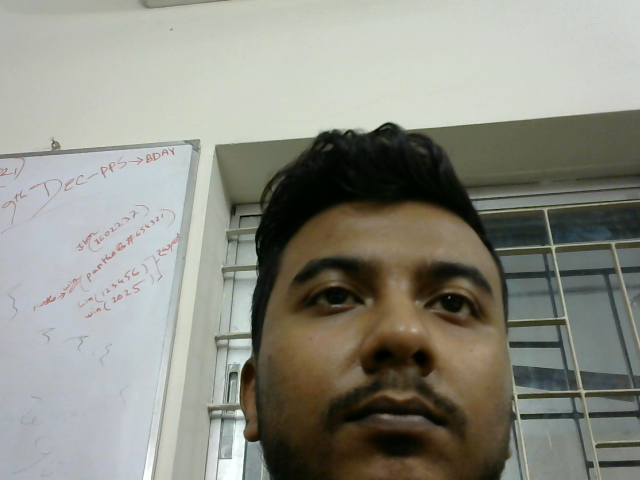
#> input picture API/VideoImage/image.jpg, 640 x 480 px, given in place of the camera
$ python eye_blink.py
#> lines starting #> are read from the running program, lines starting #| are printed output that depends on the picture; after the words box and inside, x2 and y2 are one past the last pixel; in counts of white or black regions, pixels touching at a corner belong together
import cv2

# initialize face and eye cascade xml of opencv library to detect face and eyes
face_cascade = cv2.CascadeClassifier(cv2.data.haarcascades + "haarcascade_frontalface_default.xml")
eyes_cascade = cv2.CascadeClassifier(cv2.data.haarcascades + "haarcascade_eye_tree_eyeglasses.xml")

# first_read = True

# Video Capturing by opening web-cam
cap = cv2.VideoCapture(0)
# to check for first instance of capturing it will return True and image
ret, image = cap.read()
#> image is the input picture: shape (480, 640, 3); mean B, G, R 131.8, 142, 141.2

while ret:
    # this will keep the web-cam running and capturing the image for every loop
    ret, image = cap.read()
    # Convert the recorded image to grayscale
    gray_scale = cv2.cvtColor(image, cv2.COLOR_BGR2GRAY)
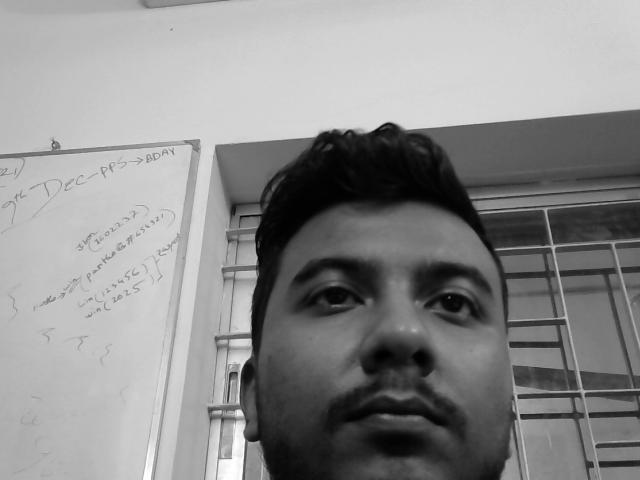
#> gray_scale: shape (480, 640); min 0, max 255, mean 140.6
    # Applying filters to remove impurities
    gray_scale = cv2.bilateralFilter(gray_scale, 5, 1, 1)
    # to detect face and eye
    faces = face_cascade.detectMultiScale(gray_scale, 1.3, 5, minSize=(200, 200))
#> faces = [[255, 183, 272, 272]]
    if len(faces) > 0:
        for (x, y, w, h) in faces:
            image = cv2.rectangle(image, (x, y), (x + w, y + h), (0, 255, 0), 2)
            # eye_face var will be i/p to eye classifier
            eye_face = gray_scale[y:y + h, x:x + w]
            # image
            eye_face_clr = image[y:y + h, x:x + w]
            # get the eyes
            eyes = eyes_cascade.detectMultiScale(eye_face, 1.3, 5, minSize=(50, 50))
            if len(eyes) >= 2:
                # if first_read:
                #     cv2.putText(image, "Eye's detected, press s to check blink", (70, 70), cv2.FONT_HERSHEY_SIMPLEX,
                #                 1, (0, 255, 0), 2)
                # else:
                cv2.putText(image, "Eye's Open", (70, 70), cv2.FONT_HERSHEY_SIMPLEX,
                                1, (255, 255, 255), 2)
            else:
                # if first_read:
                #     cv2.putText(image, "No Eye's detected", (70, 70), cv2.FONT_HERSHEY_SIMPLEX,
                #                 1, (255, 255, 255), 2)
                # else:
                cv2.putText(image, "Blink Detected.....!!!!", (70, 70), cv2.FONT_HERSHEY_SIMPLEX,
                            1, (0, 255, 0), 2)
                cv2.imshow('image',image)
                cv2.imwrite('test.jpg',image)
                cv2.waitKey(1)
                print("Blink Detected.....!!!!")
#> this loop made 1 pass
#> (x, y, w, h, eyes) on pass 1: (255, 183, 272, 272, [[42, 80, 66, 66], [166, 91, 61, 61]])
#> pass 1, `image = cv2.rectangle(image, (x, y), (x + w, y + h), (0, 255, 0), 2)`:
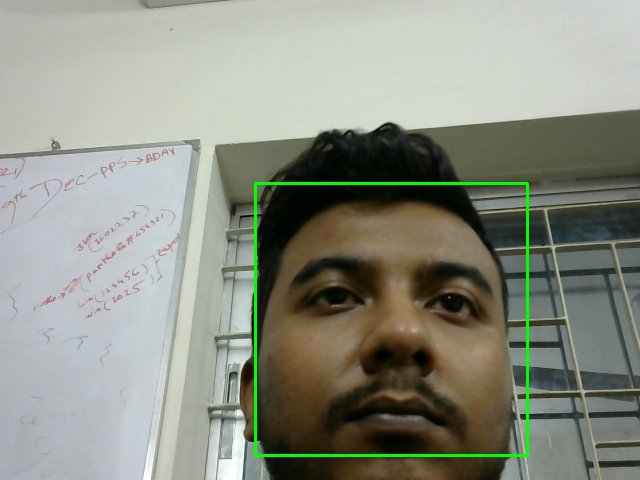
#> image: shape (480, 640, 3); 1.06% of pixels changed, all inside (x1, y1, x2, y2) = (254, 182, 529, 457)
#> pass 1, `eye_face = gray_scale[y:y + h, x:x + w]`:
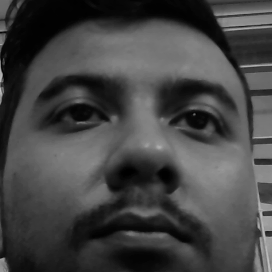
#> eye_face: shape (272, 272); min 0, max 193, mean 68.3
#> pass 1, `eye_face_clr = image[y:y + h, x:x + w]`:
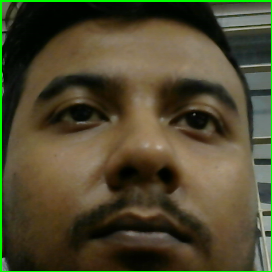
#> eye_face_clr: shape (272, 272, 3); mean B, G, R 46.8, 72.3, 77.2
#> after the loop:
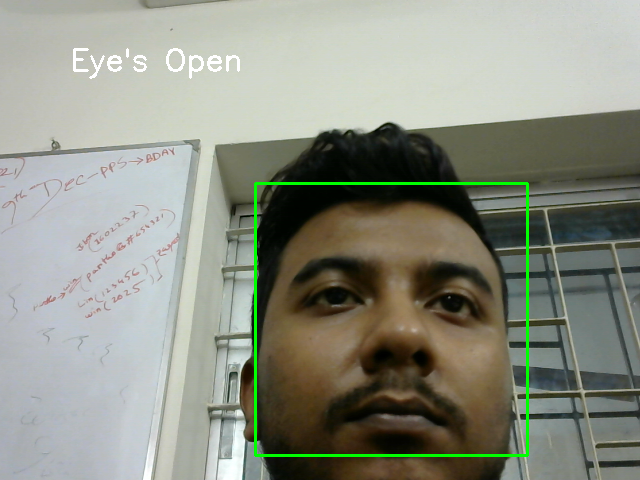
#> image: shape (480, 640, 3); 0.38% of pixels changed, all inside (x1, y1, x2, y2) = (73, 48, 240, 79)
    else:
        cv2.putText(image, "No Face Detected.", (70, 70), cv2.FONT_HERSHEY_SIMPLEX,
                    1, (0, 255, 0), 2)
    cv2.imshow('image', image)
    cv2.waitKey(1)
    # press q to Quit and S to start
    # ord(ch) returns the ascii of ch
    # if a == ord('q'):
    #     break
    # elif a == ord('s'):
    #     first_read = False
# release the web-cam
cap.release()
# close the window
cv2.destroyAllWindows()
